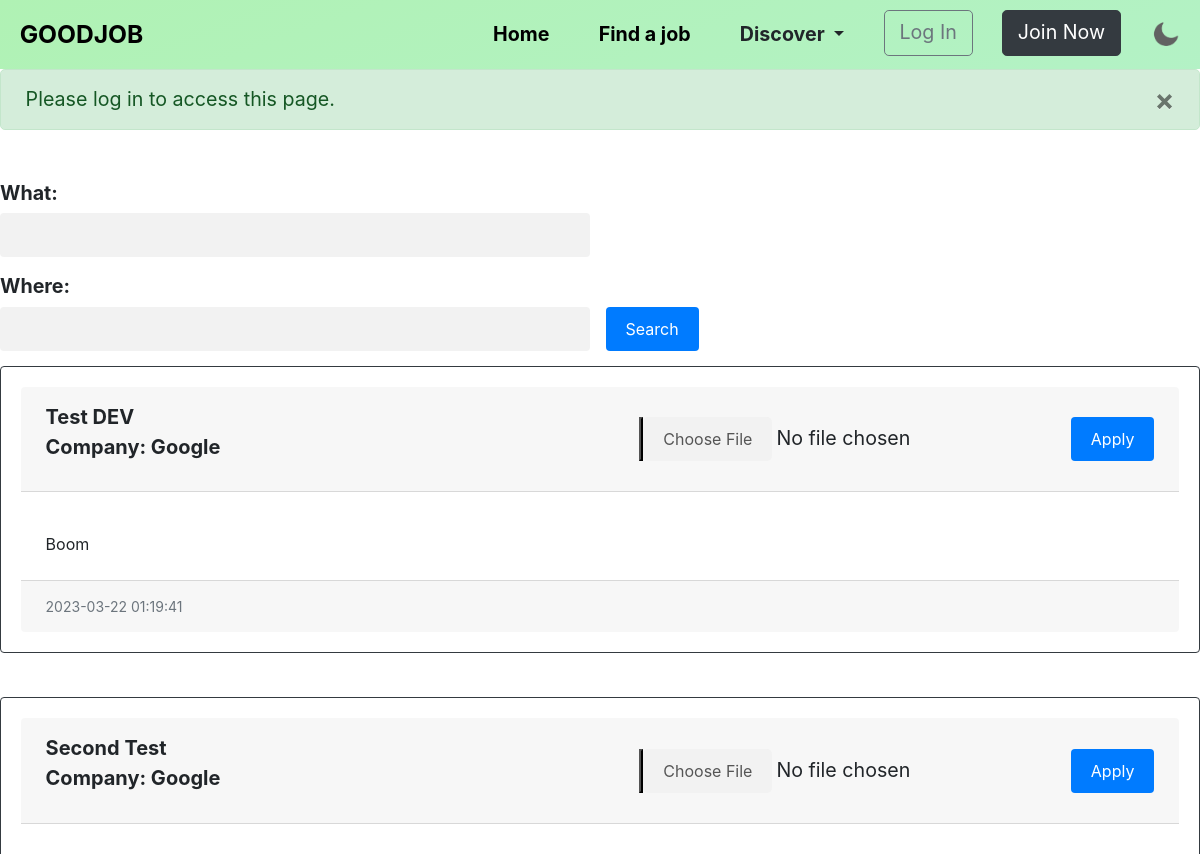
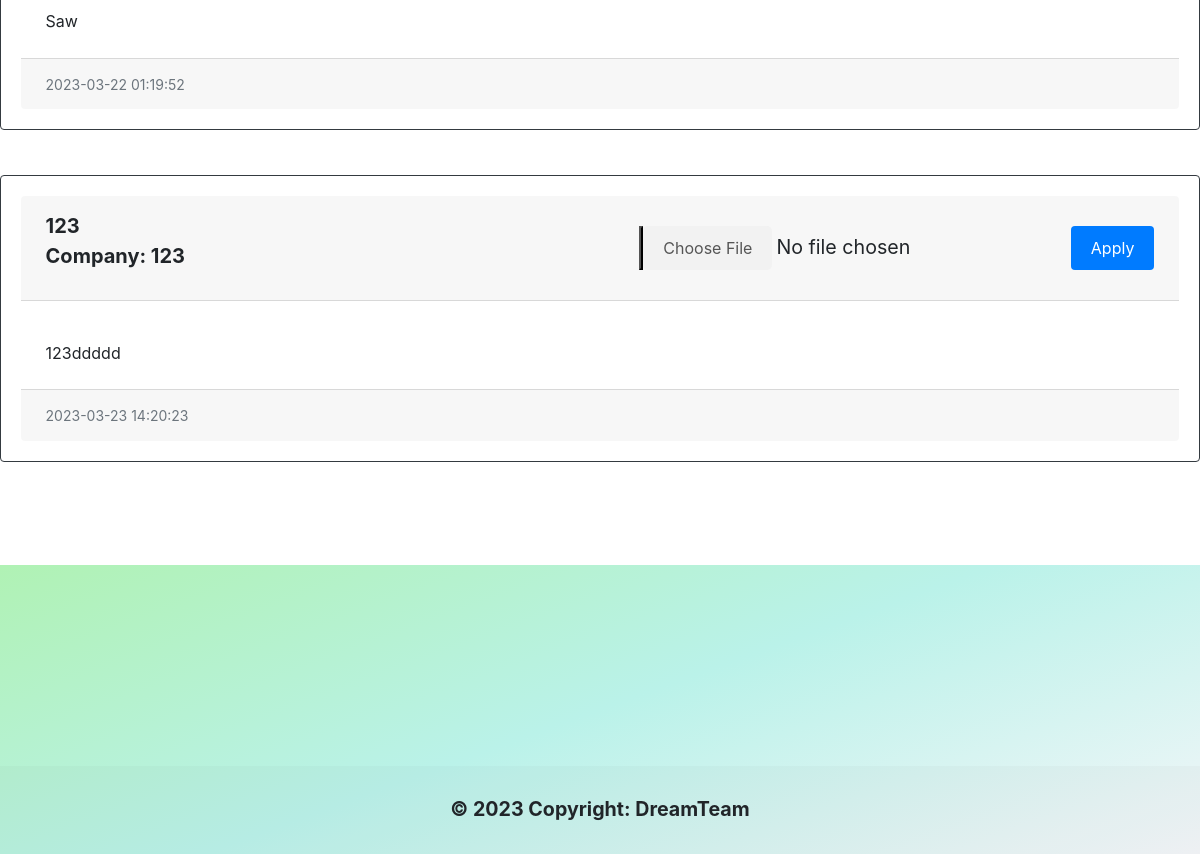
Page /jobposting on the earlier database version (2 pictures, top to bottom).
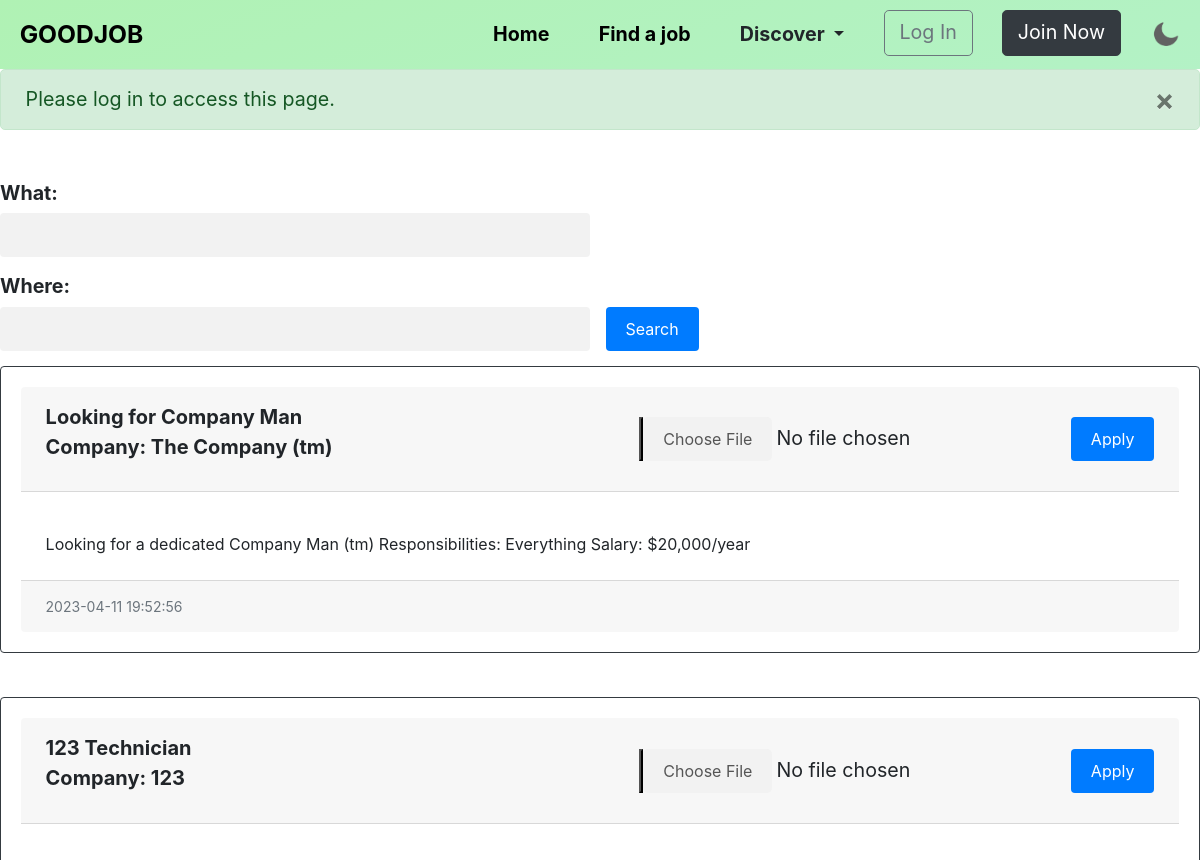
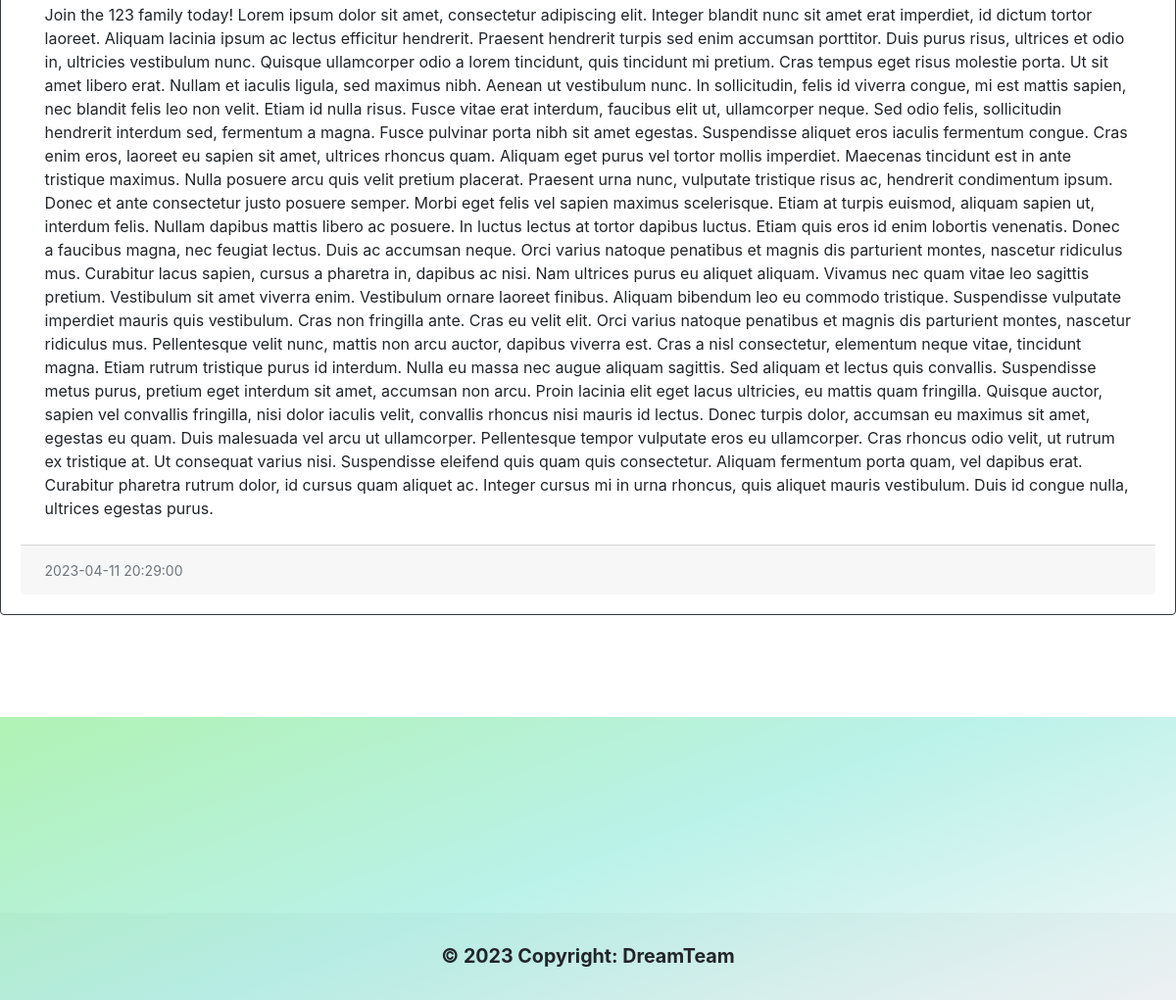
Same page on the later database version (2 pictures, top to bottom).
### app/models/user.py (models this page shows)
class Post(db.Model):
    id = db.Column(db.Integer, primary_key=True)
    title = db.Column(db.String(50))
    text = db.Column(db.Text, nullable=False)
    company = db.Column(db.String(50))
    address = db.Column(db.String(50))
    salary = db.Column(db.Integer)
    field = db.Column(db.String(50)) #Example aerospace, programming etc
    date_created = db.Column(db.DateTime(timezone=True), default=func.now())
    author_id = db.Column(db.Integer, db.ForeignKey('user.id'), nullable=False)
    applications = db.relationship('Application', backref='post', lazy=True)

class User(db.Model, UserMixin):
    id = db.Column(db.Integer, primary_key=True)
    email = db.Column(db.String(100), unique=True)
    password = db.Column(db.String(20))
    first_name = db.Column(db.String(50))
    last_name = db.Column(db.String(50))
    company_name = db.Column(db.String(50))
    phone_number = db.Column(db.String(15))
    resume_file = db.Column(db.LargeBinary)
    profile = db.Column(db.String(20)) #values are "seeker", "employer", "admin"
    Posts = db.relationship('Post', backref='user', passive_deletes=True)

### app/views/main.py (the view)
@main.route("/jobposting", methods=['GET', 'POST'])
def jobposting():
    posts = Post.query.all()
    print(posts)
    return render_template("jobposting.html", user=current_user, posts=posts)

### app/views/main.py (called while the page is built)
@main.context_processor
def inject_notifications():
    notifications = get_notifications()
    return dict(notifications=notifications)

### app/templates/jobposting.html (shortened to what this page needs)
{% extends "base.html" %}
{% block content %}
  <br>
  <form method="POST">
    <label for="what">What:</label>
      <input type="text" name="what" id="what" autocomplete="off" list="what-list">
      <label for="where">Where:</label>
      <input type="text" name="where" id="where" autocomplete="off" list="where-list">
    <button type="submit" formaction="{{ url_for('main.search') }}">Search</button>
  </form>
  <div id="posts">
    {% if posts %}
    {% for post in posts %}
    <div class="card border-dark">
      <div class="card-header d-flex justify-content-between align-items-center">
        <div class="card-title">{{ post.title }}<br>{% print("Company: " + post.user.company_name) %}</div>
        {% if current_user.id == post.author_id %}
          <div class="btn-group">
            <button type="button" class="button"></button>
            <a href="/delete-post/{{ post.id }}" class="button">Delete</a>
          </div>
          {% else %}
          {% set has_applied = current_user in post.applicants %}
          <div class="btn-group">
            <button type="button" class="button"></button>
            {% if has_applied %}
              <button class="button" disabled>Applied</button>
            {% else %}
              <form method="POST" action="{{ url_for('main.apply_post', id=post.id) }}" enctype="multipart/form-data">
                <input type="file" name="resume_file" required>
                <button class="button" type="submit">Apply</button>
              </form>
          {% endif %}
  </div>
        {% endif %}
      </div>
      <div class="card-body">
        <div class="card-text">{{ post.text }}</div>
      </div>
      <div class="card-footer text-muted">{{ post.date_created }}</div>
    </div>
    <br>
    {% endfor %}
    {% else %}
    <p>No job postings found.</p>
    {% endif %}
  </div>
{% endblock %}

Differences in the rows shown:
removed Post: title "Test DEV", text "Boom", date_created "2023-03-22 01:19:41"
no longer on this page (row edited): User: company_name "Company: Google"
removed Post: title "Second Test", text "Saw", date_created "2023-03-22 01:19:52"
removed Post: title "123", {{ print("Company: " + post.user.company_name) }} "Company: 123", text "123ddddd", date_created "2023-03-23 14:20:23"
added Post: title "Looking for Company Man", text "Looking for a dedicated Company Man (tm) Responsibilities: Everything Salary: $20,000/year", date_created "2023-04-11 19:52:56"
now on this page (row edited): User: company_name "Company: The Company (tm)"
added Post: title "123 Technician", {{ print("Company: " + post.user.company_name) }} "Company: 123", text "Join the 123 family today! Lorem ipsum dolor sit amet, consectetur adipiscing elit. Integer blandit nunc sit amet erat imperdiet, id dictum tortor laoreet. Aliquam lacinia ipsum ac lectus efficitur hendrerit. Praesent hendrerit turpis sed enim accumsan porttitor. Duis purus risus, ultrices et odio in, ultricies vestibulum nunc. Quisque ullamcorper odio a lorem tincidunt, quis tincidunt mi pretium. Cras tempus eget risus molestie porta. Ut sit amet libero erat. Nullam et iaculis ligula, sed maximus nibh. Aenean ut vestibulum nunc. In sollicitudin, felis id viverra congue, mi est mattis sapien, nec blandit felis leo non velit. Etiam id nulla risus. Fusce vitae erat interdum, faucibus elit ut,…", date_created "2023-04-11 20:29:00"
